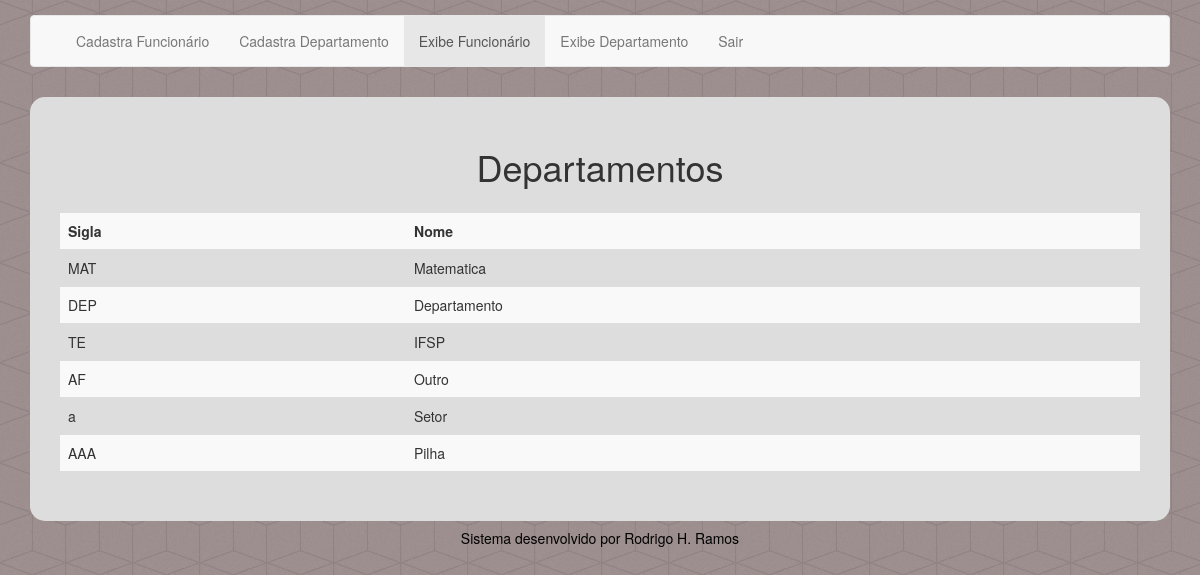
Page /php/View/exibeDepartamento (signed in) on the committed database.
### tables this page shows
CREATE TABLE `departamento` (
  `id` int(11) NOT NULL,
  `sigla` varchar(4) DEFAULT NULL,
  `dnome` varchar(20) DEFAULT NULL
);

### php/Controller/ControllerDepartamento.php (called while the page is built, shortened)
<?php
include_once $_SESSION['root'].'php/Dao/DepartamentoDAO.php';
class ControllerDepartamento {
	function getDeptos(){
		$deptDAO = new DepartamentoDAO();
		$departamentos=$deptDAO->getAllDepartamentos();
		include_once $_SESSION["root"].'php/View/viewExibeDepartamento.php';
	}
}

### index.php (called while the page is built, shortened)
<?php
include $_SESSION["root"].'routes.php';
?>

### php/DAO/DepartamentoDAO.php (called while the page is built, shortened)
<?php
include_once $_SESSION["root"].'php/Model/ModelDept.php';
class DepartamentoDAO {
	function getAllDepartamentos(){
		$instance = DatabaseConnection::getInstance();
		$conn = $instance->getConnection();
		$statement = $conn->prepare("SELECT * FROM departamento");
		$statement->execute();
		$linhas = $statement->fetchAll();
		foreach ($linhas as $value) {
			$departamento = new ModelDept();
			$departamento->setDepartamentoFromDataBase($value);
			$departamentos[]=$departamento;
		}
		return $departamentos;
	}
}

### php/Model/modelDept.php (called while the page is built, shortened)
<?php
class ModelDept{
	private $sigla;
	private $nome;
	public function setId($id){
		return $this;
	}
	public function getNome(){
		return $this->nome;
	}
	public function setNome($nome){
		$this->nome = $nome;
		return $this;
	}
	public function getSigla(){
		return $this->sigla;
	}
	public function setSigla($sigla){
		$this->sigla = $sigla;
		return $this;
	}
}
?>

### php/View/viewExibeDepartamento.php (the view, shortened to what this page needs)
<?php
if ($_SESSION['logado'] == true) {
	include $_SESSION["root"] . 'includes/header.php';
	?>
	<body>
		<div class="container">
			<?php include $_SESSION["root"] . 'includes/menu.php'; ?>
			<div id="principal">
				<h1 class="text-center">Departamentos</h1>
				<table class="table table-striped">
					<?php
					echo "<tr>";
					echo "<th scope='col'>Sigla</th>";
					echo "<th scope='col'>Nome</th>";
					echo "</tr>";
					foreach ($departamentos as $dept) {
						echo "
                    <tr>
					<td>" . $dept->getSigla() . "</td>
					<td>" . $dept->getNome() . "</td>
                    </tr>";
					}
					?>
				</table>
			</div>
		</div>
	</body>
	<?php
	include $_SESSION["root"] . 'includes/footer.php';
} else {
	header("Location: login");
}
?>

### includes/css/estilo.css (style rules this page uses)
body { background-image: url("../imgs/fundo.png"); }
#principal { background-color: #ddd; padding:30px; margin-top:30px; border-radius:15px; }
h1 { margin-bottom: 25px; }

### rows in the picture
departamento: sigla "MAT", dnome "Matematica"
departamento: sigla "DEP", dnome "Departamento"
departamento: sigla "TE", dnome "IFSP"
departamento: sigla "AF", dnome "Outro"
departamento: sigla "a", dnome "Setor"
departamento: sigla "AAA", dnome "Pilha"
